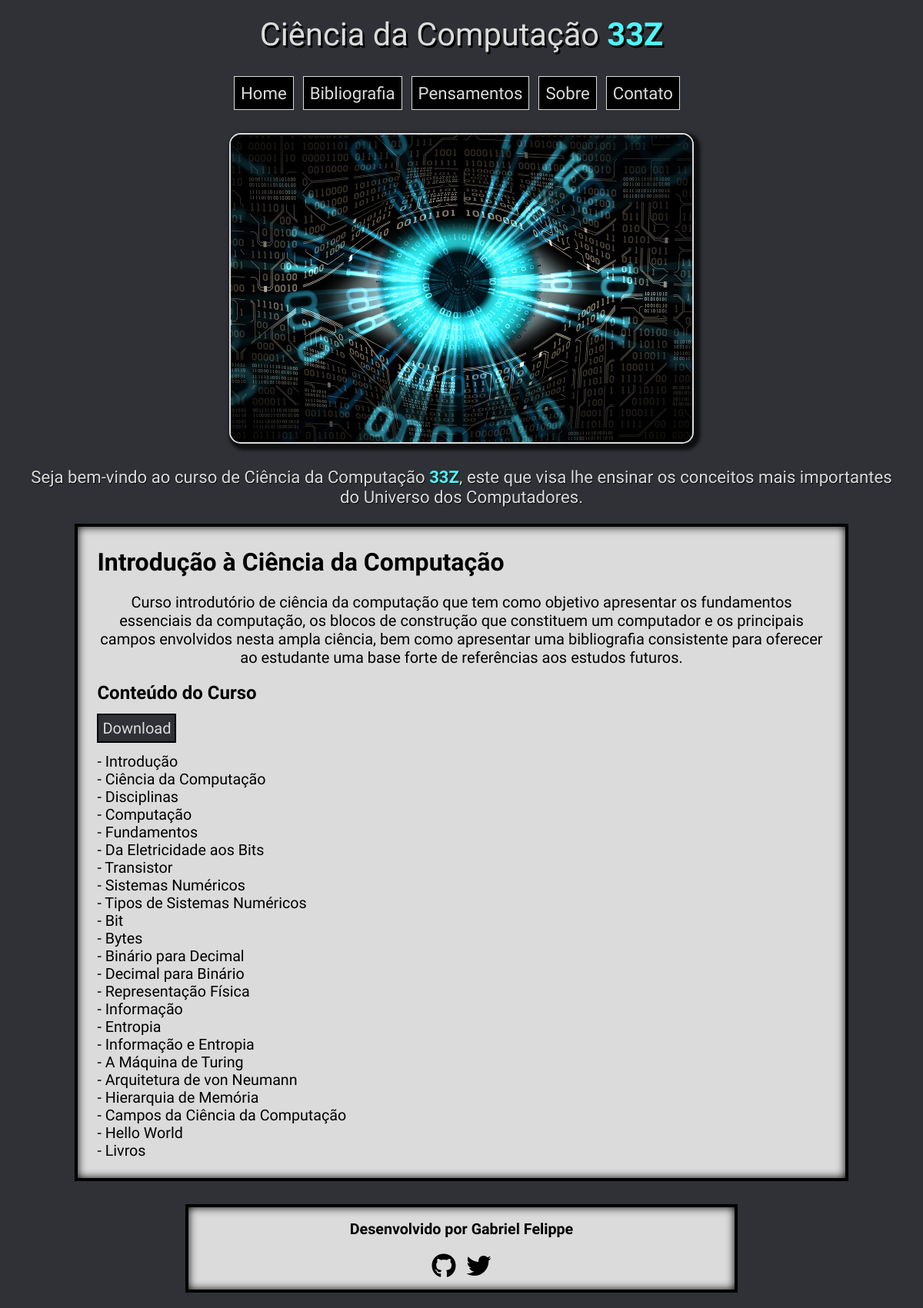
Screenshot of /introducao-a-ciencia-da-computacao/ with the database file from the repository.
### cursos/models.py (models this page shows, shortened)
class Curso(models.Model):
    nome = models.CharField(max_length=200, unique=True)
    slug = models.SlugField(max_length=200, unique=True)
    autor = models.ForeignKey(User, on_delete= models.CASCADE,related_name='cursos')
    material = models.URLField(max_length=200, default='URL do material')
    icone = models.URLField(max_length=200, default='URL do ícone')
    atualizado_em = models.DateTimeField(auto_now=True)
    criado_em = models.DateTimeField(auto_now_add=True)
    info = MarkdownxField(default='Informação sobre o curso')
    conteudo = MarkdownxField()
    class Meta:
        ordering = ['criado_em']

### cursos/views.py (the view)
# urls.py: path('<slug:slug>/', views.CursoDetail.as_view(), name='curso_detalhes'),
class CursoDetail(generic.DetailView):
    model = Curso
    template_name = 'curso_detalhes.html'

### cursos/templates/curso_detalhes.html
{% extends 'base.html' %}
{% load static %}
{% block content %}
<div class="conteudo-detalhes">
    <h1>{{ curso.nome }}</h1>
    <p>{{ curso.info }}</p>
    <h2>Conteúdo do Curso</h2>
    <div><a class="material-download" href="{{ curso.material }}">Download</a></div>
    <p>{{ curso.conteudo | safe | linebreaks }}</p>
</div>
{% endblock content %}

### cursos/templates/base.html (shortened to what this page needs)
{% load static %}
<html>
    <head>
        <link rel="stylesheet" href="{% static 'css/styles.css' %}">
    </head>
    <body>
        <header>
            <a class="main-title" href="{% url 'home' %}">Ciência da Computação <b>33Z</b></a>
            {% with url_name=request.resolver_match.url_name %}
                <nav class="navbar">
                    <a class="{% if request.resolver_match.view_name == 'home' %}active{% endif %}" href="{% url 'home' %}">Home</a>
                    <a class="{% if request.resolver_match.view_name == 'livros' %}active{% endif %}" href="{% url 'livros' %}">Bibliografia</a>
                    <a class="{% if request.resolver_match.view_name == 'pensamentos' %}active{% endif %}" href="{% url 'pensamentos' %}">Pensamentos</a>
                    <a class="{% if request.resolver_match.view_name == 'sobre' %}active{% endif %}" href="{% url 'sobre' %}">Sobre</a>
                    <a class="{% if request.resolver_match.view_name == 'contato' %}active{% endif %}" href="{% url 'contato' %}">Contato</a>
                </nav>
            {% endwith %}
            <img class="main-image" src="{% static 'images/cc33z.jpg' %}">
            <p class="main-text">Seja bem-vindo ao curso de Ciência da Computação <b>33Z</b>, este que visa lhe ensinar os conceitos mais importantes do Universo dos Computadores.</p>
        </header>
        {% block content %}
        {% endblock content %}
        <footer>
            <p class="footer-text">Desenvolvido por Gabriel Felippe</p>
            <a class="icon" href="https://github.com/the-akira/CC33Z" target="_blank"><i class="fab fa-github fa-2x"></i></a>
            <a class="icon" href="https://twitter.com/akirascientist" target="_blank"><i class="fab fa-twitter fa-2x"></i></a>
        </footer>
    </body>
</html>

### cursos/static/css/styles.css (style rules this page uses)
body { background-color: #2f3136; }
.main-title { display: table; text-align: center; margin: auto; margin-top: 20px; margin-bottom: 20px; font-size: 2.6rem; text-decoration: none; font-family: 'Orbitron', sans-serif; color: #DBDBDB; text-shadow: 2.5px 2.5px black; padding-right: 30px; padding-left: 30px; }
.main-image { display: block; margin-left: auto; margin-right: auto; border: 2.5px solid #DBDBDB; box-shadow: 4.1px 4.1px 4.1px 4.1px rgb(0 0 0 / 70%); border-radius: 15px; }
.main-text { margin-top: 30px; margin-right: 10px; margin-left: 10px; color: #DBDBDB; font-size: 1.385rem; text-align: center; text-shadow: 0.72px 0.72px black; font-family: 'Ubuntu', sans-serif; padding-right: 20px; padding-left: 20px; }
.material-download { border: 2px solid black; font-size: 1.25rem; background-color: #2f3136; color: #DBDBDB; text-decoration: none; padding: 5px; }
.navbar { display: flex; margin-top: 30px; margin-bottom: 30px; justify-content: center; }
.navbar > a { color: #DBDBDB; font-family: 'Ubuntu', sans-serif; font-size: 1.385rem; margin-right: 12px; background-color: black; padding: 8px; border: 1.5px solid #DBDBDB; text-decoration: none; }
.conteudo-detalhes { padding: 5px 25px 5px 25px; background-color: #DBDBDB; border: 4px solid black; box-shadow: inset 0 0 12px #000000; width: 80%; margin: 0 auto; margin-bottom: 30px; font-family: 'Ubuntu', sans-serif; }
.conteudo-detalhes > p:first-of-type { text-align: center; font-size: 1.25rem; }
.conteudo-detalhes > p { font-size: 1.23rem; }
.fa-search-plus, .fa-twitter, .fa-github { color: black; }
.fa-github { margin-right: 10px; }
.footer-text { margin-top: 2px; font-size: 1.23rem; font-weight: bold; font-family: 'Ubuntu', sans-serif; }
b { color: #4EF5F9; }
footer { width: 60%; margin: 0 auto; text-align: center; background-color: #DBDBDB; border: 4px solid black; padding: 15px 0px 15px 0px; margin-bottom: 20px; box-shadow: inset 0 0 12px #000000; }

### rows the page displays
Curso: nome "Introdução à Ciência da Computação", info "Curso introdutório de ciência da computação que tem como objetivo apresentar os fundamentos essenciais da computação, os blocos de construção que constituem um computador e os principais campos envolvidos nesta ampla ciência, bem como apresentar uma bibliografia consistente para oferecer ao estudante uma base forte de referências aos estudos futuros.", conteudo "- Introdução - Ciência da Computação - Disciplinas - Computação - Fundamentos - Da Eletricidade aos Bits - Transistor - Sistemas Numéricos - Tipos de Sistemas Numéricos - Bit - Bytes - Binário para Decimal - Decimal para Binário - Representação Física - Informação - Entropia - Informação e Entropia - A Máquina de Turing - Arquitetura de von Neumann - Hierarquia de Memória - Campos da Ciência da Computação - Hello World - Livros"
